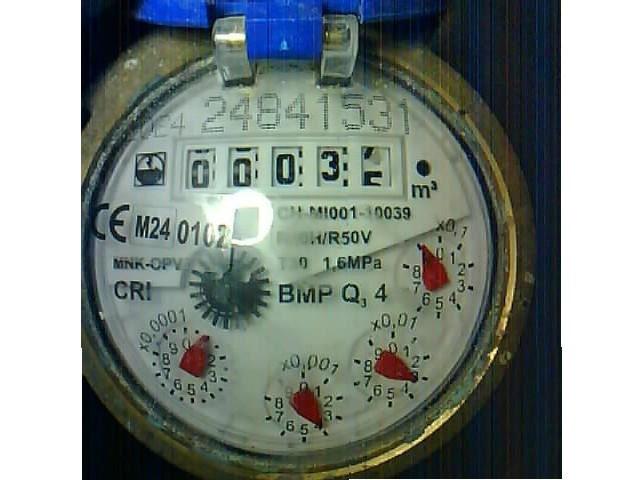
#> input picture tests/fixtures/meter_snapshot.jpg, 640 x 480 px
$ python -i photo_master.py   (imports and definitions only)
#> lines starting #> are read from the running program, lines starting #| are printed output that depends on the picture; after the words box and inside, x2 and y2 are one past the last pixel; in counts of white or black regions, pixels touching at a corner belong together
"""Photo-based master image generation for arrows.

Extracts the red pointer from a real arrow photo, inpaints the background,
and provides compositing utilities to place a pointer at any angle.
"""

import logging
from typing import Optional

import cv2
import numpy as np
from PIL import Image

logger = logging.getLogger(__name__)


def extract_pointer_mask(img: Image.Image) -> np.ndarray:
    """Extract a binary mask of the red pointer from an arrow photo.

    Uses HSV color thresholding to isolate red regions.
    Returns a uint8 mask (0 or 255).
    """
    arr = np.array(img)
    hsv = cv2.cvtColor(arr, cv2.COLOR_RGB2HSV)
#> hsv: shape (480, 640, 3); mean H, S, V 51.7, 63.8, 142.7

    # Red wraps around hue=0, so use two ranges
    lower_red1 = np.array([0, 50, 50])
    upper_red1 = np.array([10, 255, 255])
    lower_red2 = np.array([160, 50, 50])
    upper_red2 = np.array([180, 255, 255])

    mask1 = cv2.inRange(hsv, lower_red1, upper_red1)
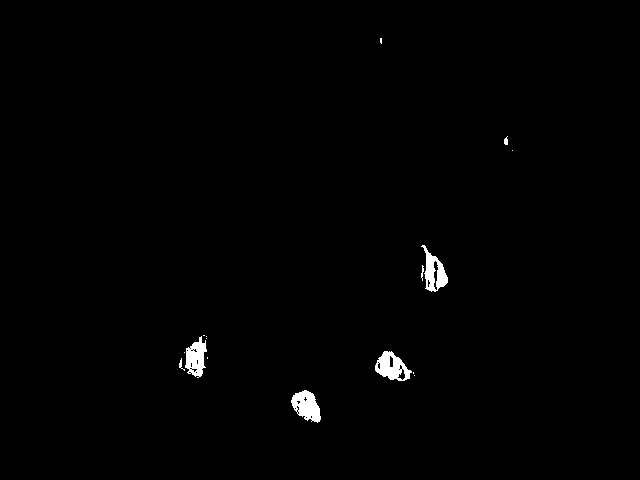
#> mask1: shape (480, 640); 0.81% white; 16 white regions (9 under 20 px), largest, box (x1, y1, x2, y2) and area: (291, 390, 321, 423) 621, (375, 351, 412, 381) 620, (421, 245, 448, 292) 583
    mask2 = cv2.inRange(hsv, lower_red2, upper_red2)
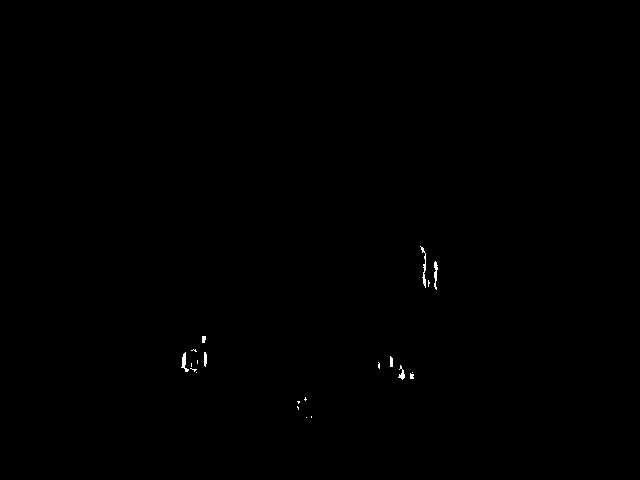
#> mask2: shape (480, 640); 0.15% white in thin lines or dots, all inside (x1, y1, x2, y2) = (181, 246, 438, 418)
    mask = cv2.bitwise_or(mask1, mask2)
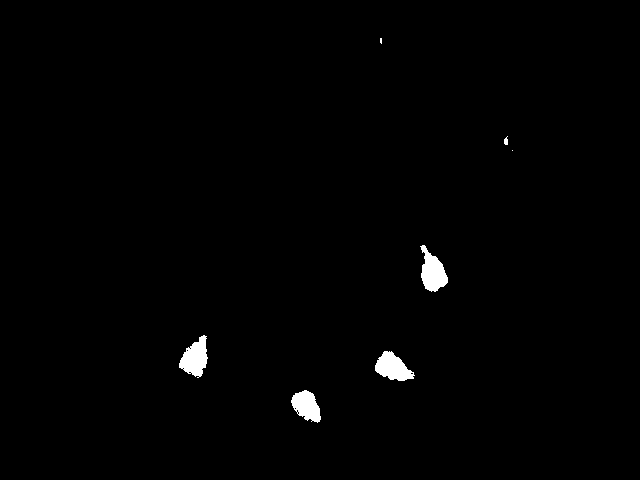
#> mask: shape (480, 640); 0.95% white; 7 white regions (2 under 20 px), largest, box (x1, y1, x2, y2) and area: (420, 245, 448, 292) 769, (179, 335, 208, 378) 751, (375, 351, 415, 381) 731, (291, 390, 321, 423) 641, (504, 136, 508, 145) 27

    # Morphological cleanup: close small gaps, remove tiny noise
    kernel = cv2.getStructuringElement(cv2.MORPH_ELLIPSE, (3, 3))
    mask = cv2.morphologyEx(mask, cv2.MORPH_CLOSE, kernel)
#> mask: shape (480, 640); 0.96% white; 7 white regions (2 under 20 px), largest, box (x1, y1, x2, y2) and area: (420, 245, 448, 292) 770, (179, 335, 208, 378) 764, (375, 351, 415, 381) 736, (291, 390, 321, 423) 650, (504, 136, 508, 145) 27
    mask = cv2.morphologyEx(mask, cv2.MORPH_OPEN, kernel)
#> mask: shape (480, 640); 0.95% white; 5 white regions, box (x1, y1, x2, y2) and area: (421, 245, 448, 292) 764, (179, 335, 208, 378) 759, (375, 351, 415, 381) 734, (291, 390, 321, 423) 648, (504, 138, 508, 145) 24

    return mask


# [28 lines left out: functions inpaint_background, extract_pointer_template, not called in this run]


class ArrowCompositor:
    """Composites a pointer template onto a clean dial background at any angle."""

    # [66 lines left out: functions __init__, render, build_arrow_compositor, not called in this run]

>>> import cv2
>>> picture = cv2.cvtColor(cv2.imread('../tests/fixtures/meter_snapshot.jpg'), cv2.COLOR_BGR2RGB)
>>> result = extract_pointer_mask(picture)
